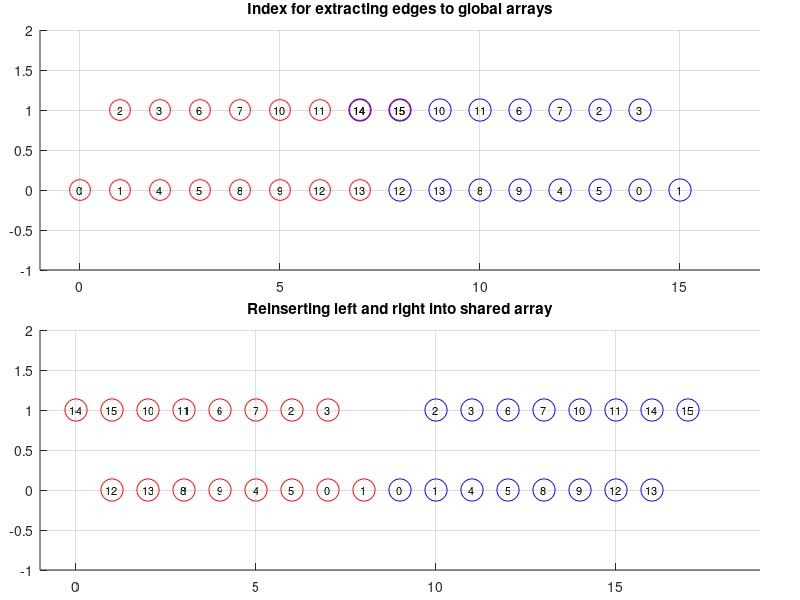

Write the MATLAB code that produced this figure.
clear 
clc
close all

pos_top = [.05, .55, .9, .4];
pos_bottom = [.05, .05, .9, .4];

ax_top = subplot('position',pos_top);
ax_bottom = subplot('position',pos_bottom);

%This is right, but they do overlap when you put them IN the arrays.
subplot(ax_top)
tid = (1:16)-1;
base = 16;
leftidx = floor(tid/2) + (mod(floor(tid/2),2) * base) + mod(tid,2);
rightidx = (base - 2) + (mod(floor(tid/2),2) * base) + mod(tid,2) -  floor(tid/2);
hold on
for k = 1:base
    
    plot(mod(leftidx(k),base),floor(leftidx(k)/base), 'or', 'MarkerSize', 15)
    plot(mod(rightidx(k),base),floor(rightidx(k)/base), 'ob', 'MarkerSize', 16)
    text(mod(rightidx(k),base),floor(rightidx(k)/base),num2str(tid(k)), 'HorizontalAlignment','center', 'VerticalAlignment','middle', 'fontsize', 8 );
    text(mod(leftidx(k),base),floor(leftidx(k)/base),num2str(tid(k)), 'HorizontalAlignment','center', 'VerticalAlignment','middle', 'fontsize', 8 );
    
end
grid on
ylim([-1,2])
xlim([-1,base+1])
title('Index for extracting edges to global arrays')

%Now take them out of the arrays.
base= base+2;
height = base/2;

leftidx = height - floor(tid/2) + (mod(floor(tid/2),2) * base) + (mod(tid,2)) - 2;
rightidx = height + floor(tid/2) + (mod(floor(tid/2),2) * base) + (mod(tid,2));

subplot(ax_bottom)
hold on
grid on
for k = 1:length(tid)
    
    plot(mod(leftidx(k),base),floor(leftidx(k)/base), 'or', 'MarkerSize', 16)
    plot(mod(rightidx(k),base),floor(rightidx(k)/base), 'ob', 'MarkerSize', 16)
    text(mod(rightidx(k),base),floor(rightidx(k)/base),num2str(tid(k)), 'HorizontalAlignment','center', 'VerticalAlignment','middle', 'fontsize', 8 );
    text(mod(leftidx(k),base),floor(leftidx(k)/base),num2str(tid(k)), 'HorizontalAlignment','center', 'VerticalAlignment','middle', 'fontsize', 8 );
    
end
ylim([-1,2])
xlim([-1,base+1])
title('Reinserting left and right into shared array')